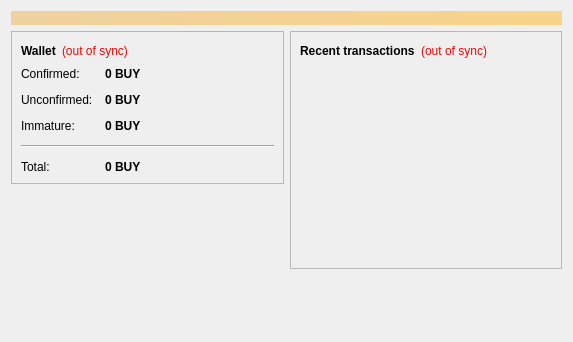
<?xml version="1.0" encoding="UTF-8"?>
<ui version="4.0">
 <class>OverviewPage</class>
 <widget class="QWidget" name="OverviewPage">
  <property name="geometry">
   <rect>
    <x>0</x>
    <y>0</y>
    <width>573</width>
    <height>342</height>
   </rect>
  </property>
  <property name="windowTitle">
   <string>Form</string>
  </property>
  <layout class="QVBoxLayout" name="topLayout">
   <item>
    <widget class="QLabel" name="labelAlerts">
     <property name="visible">
      <bool>false</bool>
     </property>
     <property name="styleSheet">
      <string notr="true">background-color: qlineargradient(x1: 0, y1: 0, x2: 1, y2: 0, stop:0 #F0D0A0, stop:1 #F8D488); color:#000000;</string>
     </property>
     <property name="wordWrap">
      <bool>true</bool>
     </property>
     <property name="margin">
      <number>3</number>
     </property>
    </widget>
   </item>
   <item>
    <layout class="QHBoxLayout" name="horizontalLayout" stretch="1,1">
     <item>
      <layout class="QVBoxLayout" name="verticalLayout_2">
       <item>
        <widget class="QFrame" name="frame">
         <property name="frameShape">
          <enum>QFrame::StyledPanel</enum>
         </property>
         <property name="frameShadow">
          <enum>QFrame::Raised</enum>
         </property>
         <layout class="QVBoxLayout" name="verticalLayout_4">
          <item>
           <layout class="QHBoxLayout" name="horizontalLayout_4">
            <item>
             <widget class="QLabel" name="label_5">
              <property name="font">
               <font>
                <weight>75</weight>
                <bold>true</bold>
               </font>
              </property>
              <property name="text">
               <string>Wallet</string>
              </property>
             </widget>
            </item>
            <item>
             <widget class="QLabel" name="labelWalletStatus">
              <property name="toolTip">
               <string>The displayed information may be out of date. Your wallet automatically synchronizes with the Buycoin network after a connection is established, but this process has not completed yet.</string>
              </property>
              <property name="styleSheet">
               <string notr="true">QLabel { color: red; }</string>
              </property>
              <property name="text">
               <string notr="true">(out of sync)</string>
              </property>
              <property name="alignment">
               <set>Qt::AlignLeading|Qt::AlignLeft|Qt::AlignVCenter</set>
              </property>
             </widget>
            </item>
            <item>
             <spacer name="horizontalSpacer_2">
              <property name="orientation">
               <enum>Qt::Horizontal</enum>
              </property>
              <property name="sizeHint" stdset="0">
               <size>
                <width>40</width>
                <height>20</height>
               </size>
              </property>
             </spacer>
            </item>
           </layout>
          </item>
          <item>
           <layout class="QFormLayout" name="formLayout_2">
            <property name="fieldGrowthPolicy">
             <enum>QFormLayout::AllNonFixedFieldsGrow</enum>
            </property>
            <property name="horizontalSpacing">
             <number>12</number>
            </property>
            <property name="verticalSpacing">
             <number>12</number>
            </property>
            <item row="0" column="0">
             <widget class="QLabel" name="label">
              <property name="text">
               <string>Confirmed:</string>
              </property>
             </widget>
            </item>
            <item row="0" column="1">
             <widget class="QLabel" name="labelBalance">
              <property name="font">
               <font>
                <weight>75</weight>
                <bold>true</bold>
               </font>
              </property>
              <property name="cursor">
               <cursorShape>IBeamCursor</cursorShape>
              </property>
              <property name="toolTip">
               <string>Your current spendable balance</string>
              </property>
              <property name="text">
               <string notr="true">0 BUY</string>
              </property>
              <property name="textInteractionFlags">
               <set>Qt::LinksAccessibleByMouse|Qt::TextSelectableByKeyboard|Qt::TextSelectableByMouse</set>
              </property>
             </widget>
            </item>
            <item row="1" column="0">
             <widget class="QLabel" name="label_3">
              <property name="text">
               <string>Unconfirmed:</string>
              </property>
             </widget>
            </item>
            <item row="1" column="1">
             <widget class="QLabel" name="labelUnconfirmed">
              <property name="font">
               <font>
                <weight>75</weight>
                <bold>true</bold>
               </font>
              </property>
              <property name="cursor">
               <cursorShape>IBeamCursor</cursorShape>
              </property>
              <property name="toolTip">
               <string>Total of transactions that have yet to be confirmed, and do not yet count toward the spendable balance</string>
              </property>
              <property name="text">
               <string notr="true">0 BUY</string>
              </property>
              <property name="textInteractionFlags">
               <set>Qt::LinksAccessibleByMouse|Qt::TextSelectableByKeyboard|Qt::TextSelectableByMouse</set>
              </property>
             </widget>
            </item>
            <item row="2" column="0">
             <widget class="QLabel" name="labelImmatureText">
              <property name="text">
               <string>Immature:</string>
              </property>
             </widget>
            </item>
            <item row="2" column="1">
             <widget class="QLabel" name="labelImmature">
              <property name="font">
               <font>
                <weight>75</weight>
                <bold>true</bold>
               </font>
              </property>
              <property name="toolTip">
               <string>Mined balance that has not yet matured</string>
              </property>
              <property name="text">
               <string notr="true">0 BUY</string>
              </property>
              <property name="textInteractionFlags">
               <set>Qt::LinksAccessibleByMouse|Qt::TextSelectableByKeyboard|Qt::TextSelectableByMouse</set>
              </property>
             </widget>
            </item>
            <item row="4" column="0">
             <widget class="QLabel" name="labelTotalText">
              <property name="text">
               <string>Total:</string>
              </property>
             </widget>
            </item>
            <item row="4" column="1">
             <widget class="QLabel" name="labelTotal">
              <property name="font">
               <font>
                <weight>75</weight>
                <bold>true</bold>
               </font>
              </property>
              <property name="cursor">
               <cursorShape>IBeamCursor</cursorShape>
              </property>
              <property name="toolTip">
               <string>Your current total balance</string>
              </property>
              <property name="text">
               <string notr="true">0 BUY</string>
              </property>
              <property name="textInteractionFlags">
               <set>Qt::LinksAccessibleByMouse|Qt::TextSelectableByKeyboard|Qt::TextSelectableByMouse</set>
              </property>
             </widget>
            </item>
            <item row="3" column="0" colspan="2">
             <widget class="Line" name="line">
              <property name="orientation">
               <enum>Qt::Horizontal</enum>
              </property>
             </widget>
            </item>
           </layout>
          </item>
         </layout>
        </widget>
       </item>
       <item>
        <spacer name="verticalSpacer">
         <property name="orientation">
          <enum>Qt::Vertical</enum>
         </property>
         <property name="sizeHint" stdset="0">
          <size>
           <width>20</width>
           <height>40</height>
          </size>
         </property>
        </spacer>
       </item>
      </layout>
     </item>
     <item>
      <layout class="QVBoxLayout" name="verticalLayout_3">
       <item>
        <widget class="QFrame" name="frame_2">
         <property name="frameShape">
          <enum>QFrame::StyledPanel</enum>
         </property>
         <property name="frameShadow">
          <enum>QFrame::Raised</enum>
         </property>
         <layout class="QVBoxLayout" name="verticalLayout">
          <item>
           <layout class="QHBoxLayout" name="horizontalLayout_2">
            <item>
             <widget class="QLabel" name="label_4">
              <property name="text">
               <string>&lt;b&gt;Recent transactions&lt;/b&gt;</string>
              </property>
             </widget>
            </item>
            <item>
             <widget class="QLabel" name="labelTransactionsStatus">
              <property name="toolTip">
               <string>The displayed information may be out of date. Your wallet automatically synchronizes with the Buycoin network after a connection is established, but this process has not completed yet.</string>
              </property>
              <property name="styleSheet">
               <string notr="true">QLabel { color: red; }</string>
              </property>
              <property name="text">
               <string notr="true">(out of sync)</string>
              </property>
              <property name="alignment">
               <set>Qt::AlignRight|Qt::AlignTrailing|Qt::AlignVCenter</set>
              </property>
             </widget>
            </item>
            <item>
             <spacer name="horizontalSpacer">
              <property name="orientation">
               <enum>Qt::Horizontal</enum>
              </property>
              <property name="sizeHint" stdset="0">
               <size>
                <width>40</width>
                <height>20</height>
               </size>
              </property>
             </spacer>
            </item>
           </layout>
          </item>
          <item>
           <widget class="QListView" name="listTransactions">
            <property name="styleSheet">
             <string notr="true">QListView { background: transparent; }</string>
            </property>
            <property name="frameShape">
             <enum>QFrame::NoFrame</enum>
            </property>
            <property name="verticalScrollBarPolicy">
             <enum>Qt::ScrollBarAlwaysOff</enum>
            </property>
            <property name="horizontalScrollBarPolicy">
             <enum>Qt::ScrollBarAlwaysOff</enum>
            </property>
            <property name="selectionMode">
             <enum>QAbstractItemView::NoSelection</enum>
            </property>
           </widget>
          </item>
         </layout>
        </widget>
       </item>
       <item>
        <spacer name="verticalSpacer_2">
         <property name="orientation">
          <enum>Qt::Vertical</enum>
         </property>
         <property name="sizeHint" stdset="0">
          <size>
           <width>20</width>
           <height>40</height>
          </size>
         </property>
        </spacer>
       </item>
      </layout>
     </item>
    </layout>
   </item>
  </layout>
 </widget>
 <resources/>
 <connections/>
</ui>
